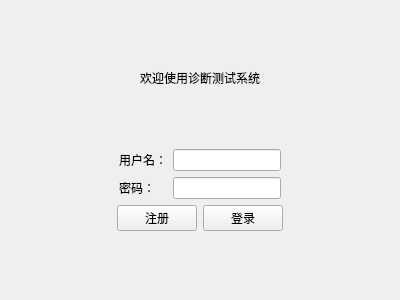
<?xml version="1.0" encoding="UTF-8"?>
<ui version="4.0">
 <class>LoginView</class>
 <widget class="QWidget" name="LoginView">
  <property name="geometry">
   <rect>
    <x>0</x>
    <y>0</y>
    <width>400</width>
    <height>300</height>
   </rect>
  </property>
  <property name="windowTitle">
   <string>登录</string>
  </property>
  <layout class="QVBoxLayout" name="verticalLayout">
   <item>
    <spacer name="verticalSpacer">
     <property name="orientation">
      <enum>Qt::Vertical</enum>
     </property>
     <property name="sizeHint" stdset="0">
      <size>
       <width>20</width>
       <height>59</height>
      </size>
     </property>
    </spacer>
   </item>
   <item>
    <widget class="QLabel" name="label">
     <property name="text">
      <string>欢迎使用诊断测试系统</string>
     </property>
     <property name="alignment">
      <set>Qt::AlignCenter</set>
     </property>
    </widget>
   </item>
   <item>
    <spacer name="verticalSpacer_2">
     <property name="orientation">
      <enum>Qt::Vertical</enum>
     </property>
     <property name="sizeHint" stdset="0">
      <size>
       <width>20</width>
       <height>58</height>
      </size>
     </property>
    </spacer>
   </item>
   <item>
    <layout class="QHBoxLayout" name="horizontalLayout_2">
     <item>
      <spacer name="horizontalSpacer">
       <property name="orientation">
        <enum>Qt::Horizontal</enum>
       </property>
       <property name="sizeHint" stdset="0">
        <size>
         <width>40</width>
         <height>20</height>
        </size>
       </property>
      </spacer>
     </item>
     <item>
      <layout class="QFormLayout" name="formLayout">
       <item row="0" column="0">
        <widget class="QLabel" name="label_2">
         <property name="text">
          <string>用户名：</string>
         </property>
        </widget>
       </item>
       <item row="0" column="1">
        <widget class="QLineEdit" name="inputUserName">
         <property name="echoMode">
          <enum>QLineEdit::Normal</enum>
         </property>
        </widget>
       </item>
       <item row="1" column="0">
        <widget class="QLabel" name="label_3">
         <property name="text">
          <string>密码：</string>
         </property>
        </widget>
       </item>
       <item row="1" column="1">
        <widget class="QLineEdit" name="inputUserPassword"/>
       </item>
      </layout>
     </item>
     <item>
      <spacer name="horizontalSpacer_2">
       <property name="orientation">
        <enum>Qt::Horizontal</enum>
       </property>
       <property name="sizeHint" stdset="0">
        <size>
         <width>40</width>
         <height>20</height>
        </size>
       </property>
      </spacer>
     </item>
    </layout>
   </item>
   <item>
    <layout class="QHBoxLayout" name="horizontalLayout_3">
     <item>
      <spacer name="horizontalSpacer_3">
       <property name="orientation">
        <enum>Qt::Horizontal</enum>
       </property>
       <property name="sizeHint" stdset="0">
        <size>
         <width>40</width>
         <height>20</height>
        </size>
       </property>
      </spacer>
     </item>
     <item>
      <layout class="QHBoxLayout" name="horizontalLayout">
       <item>
        <widget class="QPushButton" name="btSignUp">
         <property name="text">
          <string>注册</string>
         </property>
        </widget>
       </item>
       <item>
        <widget class="QPushButton" name="btSignIn">
         <property name="text">
          <string>登录</string>
         </property>
        </widget>
       </item>
      </layout>
     </item>
     <item>
      <spacer name="horizontalSpacer_4">
       <property name="orientation">
        <enum>Qt::Horizontal</enum>
       </property>
       <property name="sizeHint" stdset="0">
        <size>
         <width>40</width>
         <height>20</height>
        </size>
       </property>
      </spacer>
     </item>
    </layout>
   </item>
   <item>
    <spacer name="verticalSpacer_3">
     <property name="orientation">
      <enum>Qt::Vertical</enum>
     </property>
     <property name="sizeHint" stdset="0">
      <size>
       <width>20</width>
       <height>59</height>
      </size>
     </property>
    </spacer>
   </item>
  </layout>
 </widget>
 <resources/>
 <connections/>
</ui>
